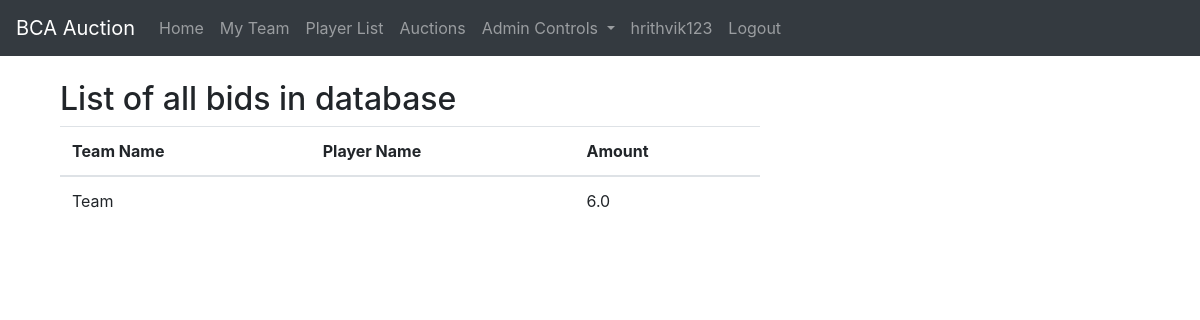
Page /bids/list (signed in) on the earlier database version.
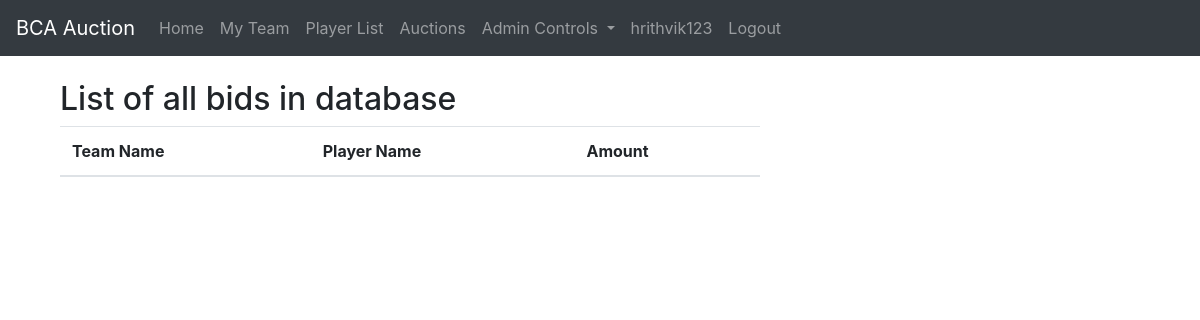
Same page on the later database version.
### auction/models.py (models this page shows, shortened)
class Bid(models.Model):
    team = models.ForeignKey(Team, on_delete=models.CASCADE)
    auction_id = models.ForeignKey(Auction, on_delete=models.CASCADE)
    amount = models.DecimalField(max_digits=3, decimal_places=1)
    bid_time = models.DateTimeField(default=timezone.now)

class Team(models.Model):
    owner_id = models.OneToOneField(
        User, on_delete=models.CASCADE, unique=True)
    name = models.CharField(
        max_length=255, blank=False, default="Team")
    balance = models.DecimalField(
        max_digits=4, decimal_places=1, default=100.0)
    def __str__(self):
        return self.name

### auction/views.py (the view)
# urls.py: path('bids/list', auction_views.BidListView.as_view(), name='bid-list')
class BidListView(LoginRequiredMixin, ListView):
    model = models.Bid
    template_name = 'auction/bids_all.html'
    context_object_name = 'bids'
    def get_queryset(self):
        return models.Bid.objects.all()

### auction/models.py (called while the page is built)
    def __str__(self):
        return self.name

### auction/templates/auction/bids_all.html (shortened to what this page needs)
{% extends 'auction/base.html' %}
{% block content %}
    <div class="container">
        <h2>List of all bids in database</h2>
        <table class="table table-hover">
            <thead>
                <tr>
                    <th>Team Name</th>
                    <th>Player Name</th>
                    <th>Amount</th>
                </tr>
            </thead>
            <tbody>
    {% for bid in bids%}
            <tr>
                <td>{{ bid.team }}</td>
                <td>{{ bid.auction_id.player_id }}</td>
                <td>{{ bid.amount }}</td>
            </tr>
    {% endfor %}
            </tbody>
        </table>
    </div>
{% endblock content %}

Differences in the rows shown:
removed Bid: team "Team", amount "6.0"
